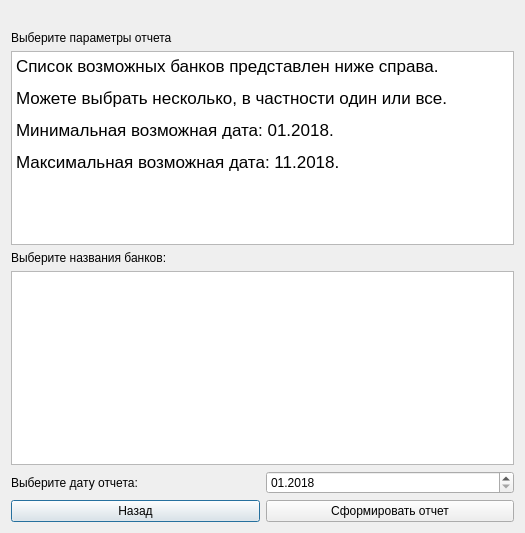
<?xml version="1.0" encoding="UTF-8"?>
<ui version="4.0">
 <class>BankListReportWindow</class>
 <widget class="QDialog" name="BankListReportWindow">
  <property name="geometry">
   <rect>
    <x>0</x>
    <y>0</y>
    <width>525</width>
    <height>533</height>
   </rect>
  </property>
  <property name="windowTitle">
   <string>Создание отчета для нескольких банков</string>
  </property>
  <layout class="QVBoxLayout" name="verticalLayout">
   <item>
    <widget class="QLabel" name="StatusLabel">
     <property name="text">
      <string/>
     </property>
    </widget>
   </item>
   <item>
    <widget class="QLabel" name="HeadingLabel">
     <property name="minimumSize">
      <size>
       <width>0</width>
       <height>0</height>
      </size>
     </property>
     <property name="text">
      <string>Выберите параметры отчета</string>
     </property>
    </widget>
   </item>
   <item>
    <widget class="QTextBrowser" name="DescriptionTextBrowser">
     <property name="minimumSize">
      <size>
       <width>0</width>
       <height>0</height>
      </size>
     </property>
     <property name="maximumSize">
      <size>
       <width>16777215</width>
       <height>16777215</height>
      </size>
     </property>
     <property name="html">
      <string>&lt;!DOCTYPE HTML PUBLIC &quot;-//W3C//DTD HTML 4.0//EN&quot; &quot;http://www.w3.org/TR/REC-html40/strict.dtd&quot;&gt;
&lt;html&gt;&lt;head&gt;&lt;meta name=&quot;qrichtext&quot; content=&quot;1&quot; /&gt;&lt;style type=&quot;text/css&quot;&gt;
p, li { white-space: pre-wrap; }
&lt;/style&gt;&lt;/head&gt;&lt;body style=&quot; font-family:'.AppleSystemUIFont'; font-size:13pt; font-weight:400; font-style:normal;&quot;&gt;
&lt;p style=&quot; margin-top:12px; margin-bottom:12px; margin-left:0px; margin-right:0px; -qt-block-indent:0; text-indent:0px;&quot;&gt;Список возможных банков представлен ниже справа. &lt;/p&gt;
&lt;p style=&quot; margin-top:12px; margin-bottom:12px; margin-left:0px; margin-right:0px; -qt-block-indent:0; text-indent:0px;&quot;&gt;Можете выбрать несколько, в частности один или все.&lt;/p&gt;
&lt;p style=&quot; margin-top:12px; margin-bottom:12px; margin-left:0px; margin-right:0px; -qt-block-indent:0; text-indent:0px;&quot;&gt;Минимальная возможная дата: 01.2018.&lt;/p&gt;
&lt;p style=&quot; margin-top:12px; margin-bottom:12px; margin-left:0px; margin-right:0px; -qt-block-indent:0; text-indent:0px;&quot;&gt;Максимальная возможная дата: 11.2018.&lt;/p&gt;
&lt;p style=&quot; margin-top:12px; margin-bottom:12px; margin-left:0px; margin-right:0px; -qt-block-indent:0; text-indent:0px;&quot;&gt;&lt;br /&gt;&lt;/p&gt;&lt;/body&gt;&lt;/html&gt;</string>
     </property>
    </widget>
   </item>
   <item>
    <layout class="QHBoxLayout" name="horizontalLayout">
     <item>
      <widget class="QLabel" name="BankNameLabel">
       <property name="minimumSize">
        <size>
         <width>0</width>
         <height>0</height>
        </size>
       </property>
       <property name="maximumSize">
        <size>
         <width>16777215</width>
         <height>16777215</height>
        </size>
       </property>
       <property name="text">
        <string>Выберите названия банков:</string>
       </property>
      </widget>
     </item>
    </layout>
   </item>
   <item>
    <widget class="QListWidget" name="BankListWidget">
     <property name="selectionMode">
      <enum>QAbstractItemView::MultiSelection</enum>
     </property>
    </widget>
   </item>
   <item>
    <layout class="QHBoxLayout" name="horizontalLayout_2">
     <item>
      <widget class="QLabel" name="DateLabel">
       <property name="minimumSize">
        <size>
         <width>0</width>
         <height>0</height>
        </size>
       </property>
       <property name="maximumSize">
        <size>
         <width>16777215</width>
         <height>16777215</height>
        </size>
       </property>
       <property name="text">
        <string>Выберите дату отчета:</string>
       </property>
      </widget>
     </item>
     <item>
      <widget class="QDateEdit" name="DateEdit">
       <property name="maximumDate">
        <date>
         <year>2018</year>
         <month>11</month>
         <day>1</day>
        </date>
       </property>
       <property name="minimumDate">
        <date>
         <year>2018</year>
         <month>1</month>
         <day>1</day>
        </date>
       </property>
       <property name="displayFormat">
        <string>MM.yyyy</string>
       </property>
      </widget>
     </item>
    </layout>
   </item>
   <item>
    <layout class="QHBoxLayout" name="horizontalLayout_3">
     <item>
      <widget class="QPushButton" name="BackPushButton">
       <property name="minimumSize">
        <size>
         <width>0</width>
         <height>0</height>
        </size>
       </property>
       <property name="maximumSize">
        <size>
         <width>16777215</width>
         <height>16777215</height>
        </size>
       </property>
       <property name="text">
        <string>Назад</string>
       </property>
      </widget>
     </item>
     <item>
      <widget class="QPushButton" name="FormPushButton">
       <property name="minimumSize">
        <size>
         <width>0</width>
         <height>0</height>
        </size>
       </property>
       <property name="maximumSize">
        <size>
         <width>16777215</width>
         <height>16777215</height>
        </size>
       </property>
       <property name="text">
        <string>Сформировать отчет</string>
       </property>
      </widget>
     </item>
    </layout>
   </item>
  </layout>
 </widget>
 <resources/>
 <connections/>
</ui>
